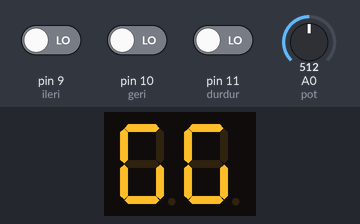
A sketch run on a simulated Arduino Uno, built with avr-gcc and run on an emulated ATmega328P. Parts: 2-digit seven-segment display. Wiring (inferred from the names in the program): 2-digit 7-segment display, segments lit when HIGH: segments pin 0, pin 1, pin 2, pin 3, pin 4, pin 5, pin 6; digit selects pin 7, pin 8. Inputs (shaded band) come from the test bench; at power-on: pin 9 (ileri) LOW, A0 (pot) = 512, pin 11 (durdur) LOW, pin 10 (geri) LOW. The segment pins are drawn as the display they are named for.

Above: at 1.2 s.
1.3 s: pin 9 (ileri) driven HIGH
At 1.6 s:
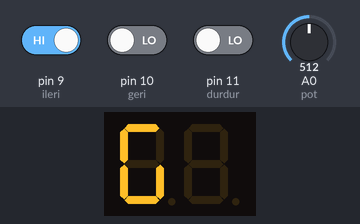
3.8 s: A0 (pot) set to 89
At 5.08 s:
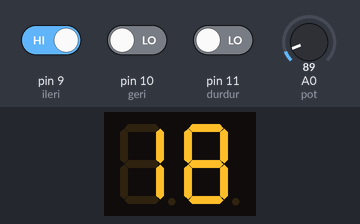
6.3 s: A0 (pot) set to 511
At 7.22 s:
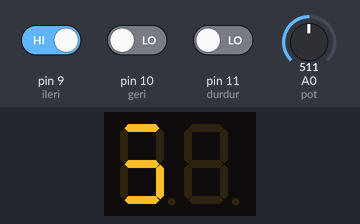
9.3 s: pin 11 (durdur) driven HIGH
11.0 s: pin 11 (durdur) driven LOW
13.0 s: pin 10 (geri) driven HIGH
Timing chart, 0 to 16.0 s (numbered marks = the images above; inputs shaded):
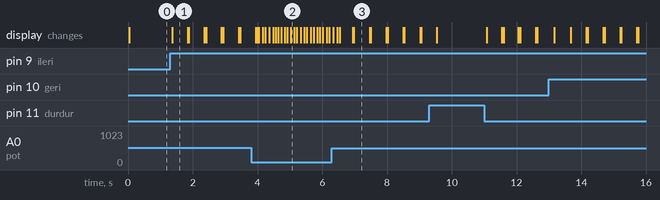

Measured:
- after the input at 1.3 s, the display: changes after 0.06 s (image 1)
- what the display in image 1 shows lasts 0.4 s, from 1.4 s to 1.8 s

The sketch:

Odev2.ino
```cpp
int segment[]={0,1,2,3,4,5,6};    // ortak katotlu 7 li göstergeye gidecek çıkışlarımı tanımladım
int displaySec[]={7,8};         //birler ya da onlar basamağını gösteren 7 li göstergeyi transistör yardımıyla seçmek için iki çıkış tanımladım.
int ileri=9, geri=10, durdur=11;  //sayıcımı ileri, geri saymasını kontrol edecek inputlarımı isimlendirdim
bool ileriset=false, geriset=false;    //butonlara basıldığında bu basılma olayını set etmek için boolean değişkenler tanımladım
int pot = 0;                    //analog pinimin numarasını değişkene atadım

byte gosterge[10][7] =        //sırasıyla ekrana yazdırılacak sayıları sıfırdan dokuza 7 li göstergedeki a ucundan başlamak üzere hangi ledler yanacaksa bu ledler için haritalama yapıp dizi oluşturdum
{{ 1,1,1,1,1,1,0 }, // = 7 li göstergede 0 değeri görülür
 { 0,1,1,0,0,0,0 }, // = 7 li göstergede 1 değeri görülür
 { 1,1,0,1,1,0,1 }, // = 7 li göstergede 2 değeri görülür
 { 1,1,1,1,0,0,1 }, // = 7 li göstergede 3 değeri görülür
 { 0,1,1,0,0,1,1 }, // = 7 li göstergede 4 değeri görülür
 { 1,0,1,1,0,1,1 }, // = 7 li göstergede 5 değeri görülür
 { 1,0,1,1,1,1,1 }, // = 7 li göstergede 6 değeri görülür
 { 1,1,1,0,0,0,0 }, // = 7 li göstergede 7 değeri görülür
 { 1,1,1,1,1,1,1 }, // = 7 li göstergede 8 değeri görülür
 { 1,1,1,1,0,1,1 } //  = 7 li göstergede 9 değeri görülür
 };

void setup() {
  for(int i=0; i<=8; i++){        //çıkışlarımı for döngüsü yardımıyla tanımladım
    pinMode(i,OUTPUT);
  }
  pinMode(9,INPUT);           //butonlarımı yani girişlerimi tanımladım
  pinMode(10,INPUT);
  pinMode(11,INPUT);
}

void loop() {
  static int birler;        //sayaç değişkenimin birler basamağını tutacağım değişkeni tanımladım
  static int onlar;         //sayaç değişkenimin onlar basamağını tutacağım değişkeni tanımladım
  static int sayac=0;       // yukarı yada aşağı sayacağım sayıyı atacağım değişkeni tanımladım
  static int bekleme;       // analog girişle aldığım süreyi atayacağım değişkeni tanımladım
  bekleme= analogRead(pot); //analog girişten bekleme süresi olarak kullanacağım 0-1024 arasında sayıyı aldım
  if (digitalRead(ileri)){    // ileri butonu basıldığında bunu kalıcı hale getirip sürekli sayıcımı artırmak için set ettim
    geriset=false;
    ileriset=true;
  }
  if (digitalRead(geri)){     // geri butonu basıldığında bunu kalıcı hale getirip sürekli sayıcımı azaltmak için set ettim
    ileriset=false;
    geriset=true;
  }
  if (digitalRead(durdur)){  //sayacı durdurmak için ileri ve geri setlerimi false yaptım
    ileriset=false;
    geriset=false;
  }
  if(sayac<99&&(ileriset)){  //sayaç 99 a kadar sayacağından bu sayıdan küçük olduğunda ve ileri butonuna basıldıysa ileri sayacak
    sayac++;
    delay(bekleme);       // potansiyometreden okuduğum analog değer kadar beklettim
  }
  if(sayac>0 && (geriset)){ //sayaç 0 a kadar azalarak sayacağından bu sayıdan büyük olduğunda ve geri butonuna basılmışsa geri sayacak
    sayac--;
    delay(bekleme);
  }
  birler=sayac%10;        //sayıcıya aktarılacak sayının birler basamağını aldım
  onlar=sayac/10;         //sayıcıya aktarılacak sayının onlar basamağını aldım
  updateDisplay(birler, onlar); //birler ve onlar basamağındaki sayıları göstergelerde göstermek üzere yeni bir metota gönderdim
  }
  void updateDisplay(int birler, int onlar){
    digitalWrite(displaySec[0], HIGH);          //birler basamağındaki ortak katotlu 7 li göstergemin transistörünü tetikledim
    digitalWrite(displaySec[1], LOW);
    setSegments(birler);                        //birler basamağındaki sayıyı iki boyutlu gosterge dizimin birinci boyutuna gönderdim böylelikle sayım kaçsa ona göre çıkış verecek
    delay(5);                                   //bekleme süresi kadar bekleyip aynı işlemleri onlar basamağı için yaptım
    digitalWrite(displaySec[0], LOW);
    digitalWrite(displaySec[1], HIGH);        //onlar basamağındaki ortak katotlu 7 li göstergemin transistörünü tetikledim
    setSegments(onlar);
    delay(5);
    }
    void setSegments(int n)
    {
    for (int i=0; i < 8; i++)                 //birler yada onlar basamağındaki değişkeni göstermek için sayımı iki boyutlu gosterge dizimin birinci boyutuna gönderdim ve 0 dan 7 ye kadar sayı göstergede gözükecek şekilde çıkış verdim
    {
    digitalWrite(segment[i], gosterge[n][i]);
    }
}
```
